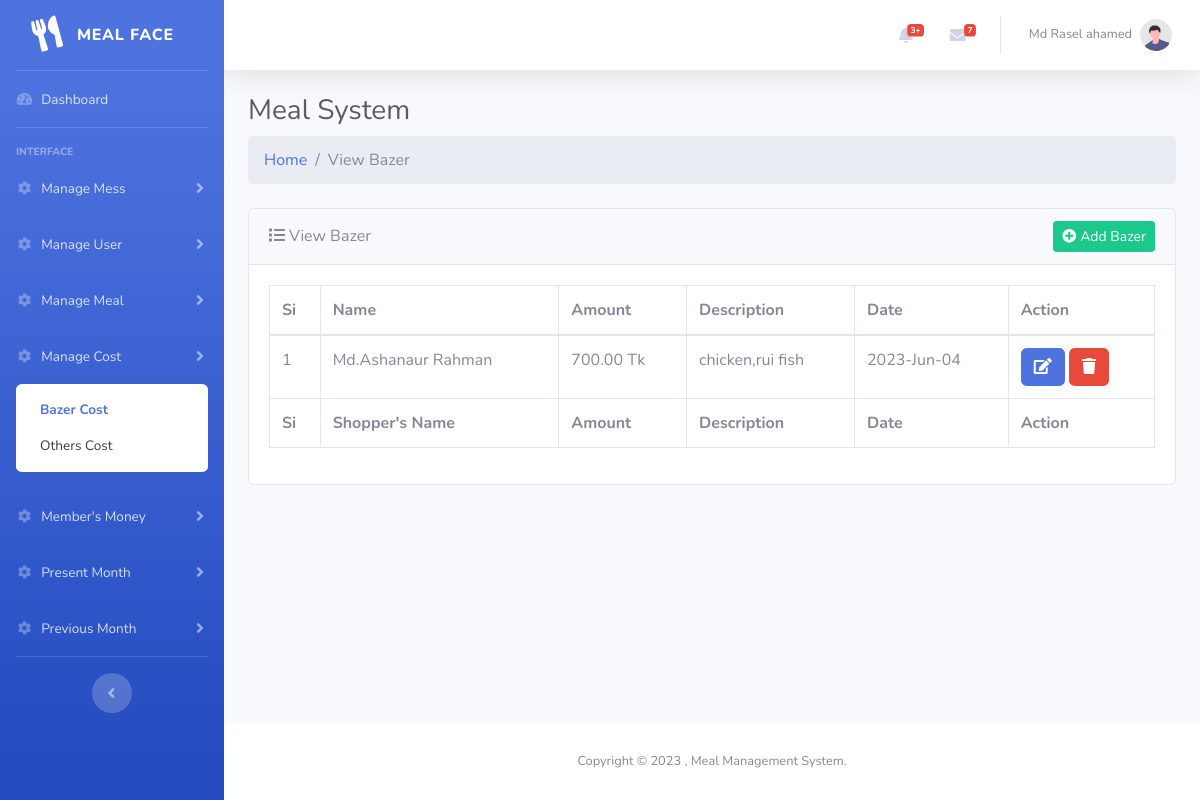
/backend/view-bazer.php (signed in), run on an earlier commit of the app's database.
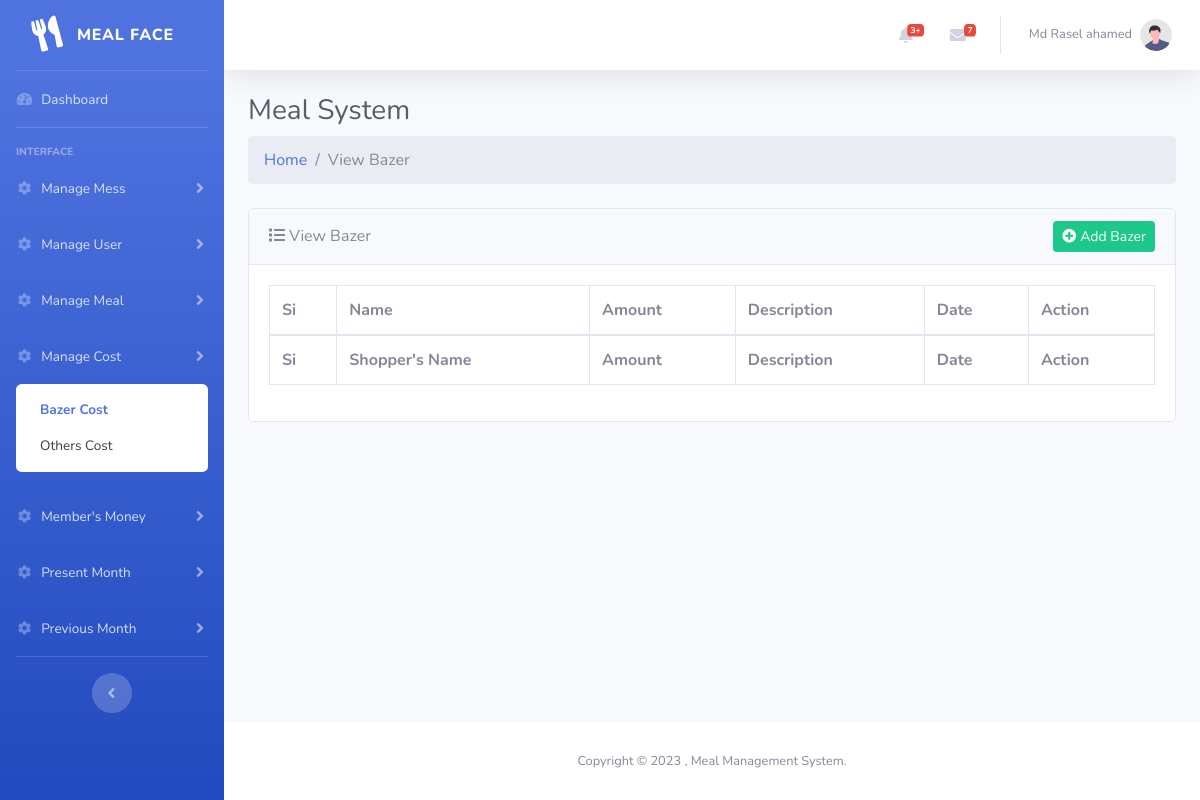
And on a later commit of the database.
### tables this page shows
CREATE TABLE `bazer_cost` (
  `bazer_id` int(11) NOT NULL,
  `user_id` int(11) DEFAULT NULL,
  `mess_id` int(11) DEFAULT NULL,
  `bazer_amount` int(11) DEFAULT NULL,
  `bazer_description` longtext DEFAULT NULL,
  `bazer_date` date DEFAULT NULL,
  `created_by` int(11) DEFAULT NULL,
  `created_at` datetime NOT NULL DEFAULT current_timestamp()
);

CREATE TABLE `users` (
  `user_id` int(11) NOT NULL,
  `user_name` varchar(255) NOT NULL,
  `user_role` varchar(255) NOT NULL DEFAULT 'member',
  `user_mobile` varchar(255) DEFAULT NULL,
  `user_email` varchar(255) DEFAULT NULL,
  `user_password` varchar(255) NOT NULL,
  `mess_id` int(11) DEFAULT NULL
);

### backend/controller/main.php (called while the page is built, shortened)
<?php
    class Main{
        protected $host = "localhost";
        protected $user = "root";
        protected $pass = "";
        protected $db = "php_meal";
        protected $con;
        public function __construct(){
            if(!isset($this->con)){
                $this->con = new mysqli($this->host,$this->user,$this->pass,$this->db);
            }
            return $this->con;
        }
        public function getBazer($messId){
            $this->sql = "SELECT bazer_cost.*,users.user_name as user_name FROM bazer_cost INNER JOIN users ON users.user_id = bazer_cost.user_id WHERE bazer_cost.mess_id = '$messId'";
            $this->result = $this->con->query($this->sql);
            if($this->result == true){
                return $this->result;
            }else{
                return false;
            }
        }
    }
?>

### backend/view-bazer.php (the view, shortened to what this page needs)
<?php
    include "inc/header.php";
    $obj = new Main();
    $messId = $_SESSION['mess_id'];
    $BazerData = $obj->getBazer($messId);
    ?>
<div class="container-fluid">
    <div class="d-sm-flex align-items-center justify-content-between mb-2">
        <h3 class="h3 mb-0 text-gray-800">Meal System</h3>
    </div>
    <ol class="breadcrumb mb-4">
        <li class="breadcrumb-item"><a href="index.php">Home</a></li>
        <li class="breadcrumb-item active">View Bazer</li>
    </ol>
    <div class="card mb-4">
        <div class="card-header d-flex justify-content-between align-items-center">
            <span><i class="fas fa-list mr-1"></i>View Bazer</span>
            <small class="d-sm-block"><a href="add-bazer.php" class="btn btn-success btn-sm"><i
                        class="fas fa-plus-circle mr-1"></i>Add Bazer</a></small>
        </div>
        <div class="card-body">
            <div class="table-responsive">
                <table class="table table-bordered" id="dataTable" width="100%" cellspacing="0">
                    <thead>
                        <tr>
                            <th>Si</th>
                            <th>Name</th>
                            <th>Amount</th>
                            <th>Description</th>
                            <th>Date</th>
                            <th>Action</th>
                        </tr>
                    </thead>
                    <tfoot>
                        <tr>
                            <th>Si</th>
                            <th>Shopper's Name</th>
                            <th>Amount</th>
                            <th>Description</th>
                            <th>Date</th>
                            <th>Action</th>
                        </tr>
                    </tfoot>
                    <tbody>
                    <?php
                            if($BazerData->num_rows>0){
                                $si = 1;
                                while($row = $BazerData->fetch_object()){
                                    $d = strtotime($row->bazer_date);
                                    ?>
                        <tr>
                            <td><?php echo $si; ?></td>
                            <td class="text-capitalize"><?php echo $row->user_name; ?></td>
                            <td><?php echo number_format($row->bazer_amount,2) ?> Tk</td>
                            <td><?php echo $row->bazer_description; ?></td>
                            <td><?php echo date("Y-M-d", $d); ?></td>
                            <td>
                                <a class="btn btn-primary" href="add-bazer.php?bazer-id=<?php echo $row->bazer_id; ?>"><i class="fas fa-edit"></i></a>
                                <a class="btn btn-danger" href="#"><i class="fas fa-trash"></i></a>
                            </td>
                        </tr>
                        <?php
                            $si++;
                                }
                            }
                        ?>
                    </tbody>
                </table>
            </div>
        </div>
    </div>
</div>
<?php include "inc/footer.php"; ?>

What changed in the data, as far as the page shows it:
removed bazer_cost: user.user_name "Md.Ashanaur Rahman", bazer_amount "700.00", bazer_description "chicken,rui fish", bazer_date "2023-Jun-04"
